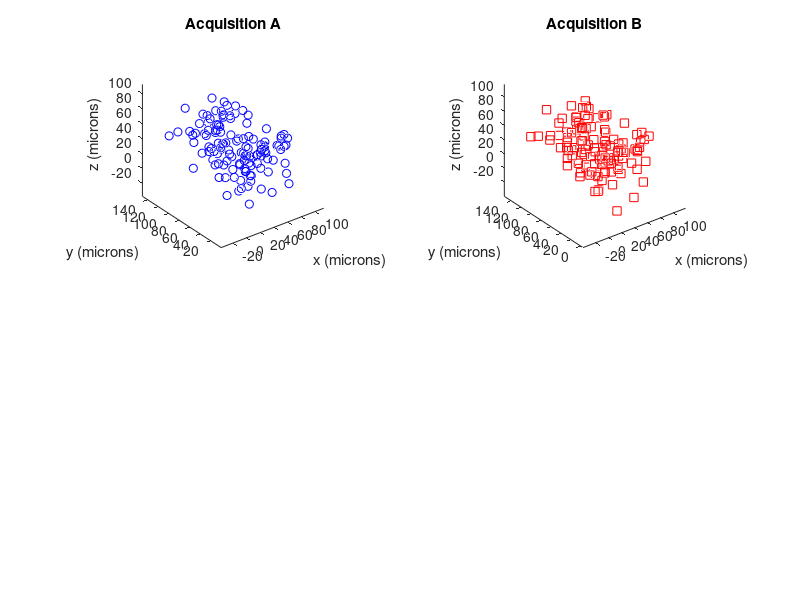
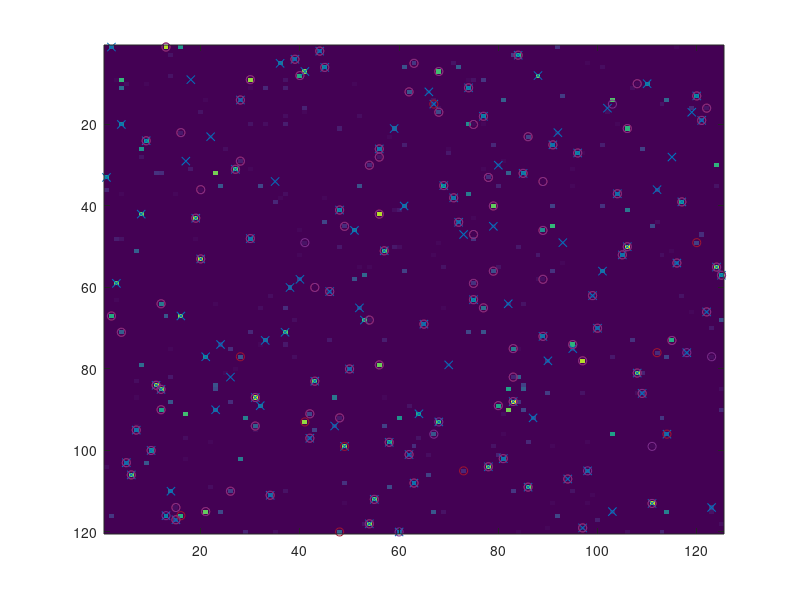

The MATLAB script that drew these images, in order: (Note: this script raises an error after producing the figures.)
% simAlign.m
% 
% Calculate a metric of alignment between two noisy measurements of the 3D 
% position of neuron cell bodies.
%
% The position of neurons in a worm are measured twice, during acquisition A
% and acquisition B. The measurement is noisy, and the worm may be imaged
% in different orientations.
%
% To aling the two acquisitions, it is important to have a metric of the
% similarity of the two sets of neuron poisitions. This will allow for
% functions that try many different orientations while optimizing for
% similarity.
%
% This is a small script that simulates two noisy 3D neural position
% datasets that are already aligned. It then  pairs each neuron from A 
% with a neuron from B. Finally it measures how aligned the sets of neurons 
% are by measuring the sum of the root mean squared displacement between 
% each pair.
%
% Andrew Leifer
% leifer@princeton.edu
% 8 February 2014


%We start by assuming that the user acquired two 3D fluorescent images 
%of neurons of a worm. We will call them acquisition A & B.


%Number of Neurons Identified 
%The number of neurons aren't necessarily the same because it is hard for a
%  user to tell what exactly is a neuron.

N=125; %acquisition A
M=120; %acquisition B
assert(N>=M); %by convention, the code assumes A has more neurons then B

%set dimensions of  simulated 3D volume in microns
xdiam=75;
ydiam=150;
zdiam=75;

%set standard deviation of jitter in neural position between acquisition A & B
pstd=6;
permSize=40;
numIterations=500;

%Set the markers to use when plotting A & B
Bmarker='rs';
Amarker='bo';

%% Simulate position data 

Apos=[rand(N,1).*xdiam, rand(N,1).*ydiam, rand(N,1).*zdiam];

mapping=randperm(N);  %Elements are neuron ID's from A  and their index is the neuorn ID from B
Bpos=Apos(mapping,:); %Shuffle the order of neurons from A and assing to B
Bpos=Bpos+randn(size(Bpos)).*pstd; %add gaussian noise of positional jitter
Bpos=Bpos(1:M,:); %chop off the extra neurons


%            A     B
truePairs=[mapping', (1:N)' ];
truePairs(truePairs(:,2)>M,:)=[];

%% Plot simulated position data

%Plot Acquisition A
figh=figure;
h(1)=subplot(2,2,1);
plot3(Apos(:,1),Apos(:,2),Apos(:,3),Amarker)
axis equal %set each axis to have equal spaced scaling in the plot 
axis vis3d %preserve scaling during rotations
title('Acquisition A')
xlabel('x (microns)')
ylabel('y (microns)')
zlabel('z (microns)')


%Plot Acquisition B
h(2)=subplot(2,2,2);
plot3(Bpos(:,1),Bpos(:,2),Bpos(:,3),Bmarker)
axis equal %set each axis to have equal spaced scaling in the plot 
axis vis3d %preserve scaling during rotations
title('Acquisition B')
xlabel('x (microns)')
ylabel('y (microns)')
zlabel('z (microns)')


%% Calculate Distances between all possible paris of neurons between A & B

%We are going to build up an M rows by N column matrix whereby each element
%is the euclidian distance between the neurons inexed by that row and
%column.
%
% So the element at the m'th row and n'th  column corresponds to 
% the distance between the m'th neuron from B and the n'th neuron from A

%Insead of making a bunch of boring for-loops, we are going to implement
%this in a classy and clever way.

% Here is the theory first. We note that A and B already have neurons listed
% in some sort of order. If we take the given order, it is easy to find 
% euclidean distnces between each neuron in A and its corresponding neuron
% in B. This is:
%  D= sqrt(   sum( (Apos(1:M,:)-Bpos(1:M,:)).^2 ,2 ) )
% Note we are excluding those neurons from B that have no partner in A,
% recall that N>=M.
%
% Now if we were to merely permute the order of A systematically, (by say a
% circular shift) then we
% would be able to calculate the euclidean distance between every possible
% pairing between a neuron from A and B. 
%
% We store this information in the form of a matrix.

%initialize the distance matrix
Dmat=zeros(M,N); %rows are neurons from B and columns are neurons from A

%calculate all of the distances
for k=0:N-1 %For all neurons in A
   Atemp=circshift(Apos,-k); %circullary shift the order of neurons in A
   Aind=circshift((1:N)',-k); %do the same to an array of indices to keep track of what the indices are up to
   D= sqrt(  sum( (Atemp(1:M,:)-Bpos(1:M,:)).^2 ,2)  ); % calculate the distance
   
   %get element # from row,col:  B       A                        
   indices=sub2ind(size(Dmat),[1:M]',[Aind(1:M)]); %figure out which diaganol in the distance matrix we are on
   
   Dmat(indices)=D; %record the distances on the appropriate diagonal
end

%plot distance matrix
figure;
imagesc(Dmat);
title('Distance matrix')

%% Partner up all of the neurons, one in A and one in B

% The algorithm we will use is the following:
% First find the pairing that minimizes the distance
% Then eliminate both neurons from future consideration
% Repeat.
%
% Note we will have to be clever in our bookkeeping.
Dweight=exp(-Dmat.^2/2/pstd^2);
%Dweight=1./(1+Dmat.^2/2/pstd^3);
imagesc(Dweight);
hold on
p=[];g=[];
scatter(truePairs(:,1),truePairs(:,2),'xr');

%Dweight=Dweight(:);
[colIDs,rowIDs]=meshgrid(1:N,1:M);
rowIDs=rowIDs(:);
colIDs=colIDs(:);
data=1:numel(M);
DEnergyMin=Inf;
pairsBest=[1:M;1:M]';
linidxmap=zeros(M,500);

for iterations=1:numIterations;
Dtemp=Dweight+rand(size(Dweight))*.0;
pairs=pairsBest;
linidx=zeros(M,1);
rowSearch=randperm(M);
if iterations==1
    nodepermA=randperm(N)';
else
nodepermA=randperm(N,permSize)';
end

[Lia,Locb]=ismember(nodepermA,pairsBest(:,1));
Locb(Locb==0)=[];
nodepermB=pairs(Locb,2);
Dblank=zeros(size(Dtemp));
Dblank(:,nodepermA)=1;
Dblank(nodepermB,:)=1;
Dtemp=Dtemp.*Dblank;
temppairs=zeros(length(nodepermB),2);
nodepermA=nodepermA(Lia);
for k=1:length(nodepermB) % there will be M pairs (recall N>=M)
    %draw random row
    m=nodepermB(k);
    %draw term from distribution
    [~,n] = datasample(Dweight(m,:),1,'Weights',Dtemp(m,:)) ;
    

    temppairs(k,:)=[n,m];
    %Exclude all elements in row m and all elemnts in column n from future
    %consideration because we have already paired those neurons
    Dtemp(m,:)=0;
    Dtemp(:,n)=0;
end
pairs(nodepermB,:)=temppairs;

% linidx=sort(linidx);
% if any(all(bsxfun(@eq,linidxmap,linidx),1))
% display('old path');
% end
% linidxmap(:,iterations)=linidx;

DEnergy=sum(Dmat(sub2ind(size(Dmat),pairs(:,2),pairs(:,1))).^2);
if DEnergy<DEnergyMin
    DEnergyMin=DEnergy;
    pairsBest=sortrows(pairs,2);
    [DEnergyMin,iterations]
       if ~isempty(g) && all(ishandle(g)), delete(g); end

    g=scatter(pairs(:,1),pairs(:,2),'ow');
pause(.01);
    
 
end
   if ~isempty(p) && all(ishandle(p)), delete(p); end

    p=scatter(pairs(:,1),pairs(:,2),'og');
pause(.01);
    
end

pairs=pairsBest;
inferredPairs=sortrows(pairs,2);
truePairs;
trueEnergy=sum(Dmat(sub2ind(size(Dmat),truePairs(:,2),truePairs(:,1))).^2);

%Check to see if the inferredPairs match the true Pairs

difference=inferredPairs-truePairs;

%% test Ben's code
Allpos=[Apos ; Bpos];

Allpos=[Allpos,[1:N,mapping(1:M)]'];
alltime=zeros(length(Apos)+length(Bpos),1);
alltime(length(Apos)+1:end)=1;
Allpos=[Allpos alltime];

param.dims=3;
tracks = track(Allpos,4*pstd,param);


%% Dispaly partnered neurons



%Get ready to plot lines connected the inferred and true pairings.
%Create 3 matrices, one for each of x,y,z where each row has the
%coordinates for each pair of neurons
AA=1; BB=2; XX=1; YY=2; ZZ=3;
linesX=[Apos(inferredPairs(:,AA),XX) Bpos(inferredPairs(:,BB),XX)];
linesY=[Apos(inferredPairs(:,AA),YY) Bpos(inferredPairs(:,BB),YY)];
linesZ=[Apos(inferredPairs(:,AA),ZZ) Bpos(inferredPairs(:,BB),ZZ)];

linesTrueX=[Apos(truePairs(:,AA),XX) Bpos(truePairs(:,BB),XX)];
linesTrueY=[Apos(truePairs(:,AA),YY) Bpos(truePairs(:,BB),YY)];
linesTrueZ=[Apos(truePairs(:,AA),ZZ) Bpos(truePairs(:,BB),ZZ)];



figure(figh)
h(3)=subplot(2,2,3);
hold on;
plot3(Apos(:,1),Apos(:,2),Apos(:,3),Amarker)
plot3(Bpos(:,1),Bpos(:,2),Bpos(:,3),Bmarker)
plot3(linesX',linesY',linesZ','g'); %inferred Pairs



axis equal %set each axis to have equal spaced scaling in the plot 
axis vis3d %preserve scaling during rotations
title('Inferred Pairings')
xlabel('x (microns)')
ylabel('y (microns)')
zlabel('z (microns)')




figure(figh)
h(4)=subplot(2,2,4);
hold on;
plot3(Apos(:,1),Apos(:,2),Apos(:,3),Amarker)
plot3(Bpos(:,1),Bpos(:,2),Bpos(:,3),Bmarker)


plot3(linesTrueX',linesTrueY',linesTrueZ','m'); %truePairs 
axis equal %set each axis to have equal spaced scaling in the plot 
axis vis3d %preserve scaling during rotations
title('True Pairings')
xlabel('x (microns)')
ylabel('y (microns)')
zlabel('z (microns)')



% Make it so that when you rotate one subplot, the other rotates also
% Taken from this example: edit ([docroot '/techdoc/ref/examples/doc_linkprop']);
% Link the CameraPosition and CameraUpVector properties of each subplot axes
hlink = linkprop(h,{'CameraPosition','CameraUpVector','CameraTarget','CameraViewAngle'});
key = 'graphics_linkprop';
% Store link object on first subplot axes
setappdata(h(1),key,hlink); 


%display the distance  between neurons for each inferred Pair
dist=Dmat(sub2ind(size(Dmat),inferredPairs(:,2),inferredPairs(:,1) ));
cumulativeDist=sum(dist);
numFailsBen=M-sum(diff(tracks(:,4))==0);
numFails=sum(difference(:,1)~=0);
disp(['Of ' num2str(M) ' possible neuron pairs,']); 
disp([num2str(M-numFails) ' pairs were correctly identified.'])
disp([num2str(M-numFailsBen) ' pairs were correctly identified by track.'])

disp([num2str(numFails) ' pairs were incorrect.'])

disp(['true energy: ' num2str(trueEnergy)])
disp(['final energy: ' num2str(DEnergyMin)])
